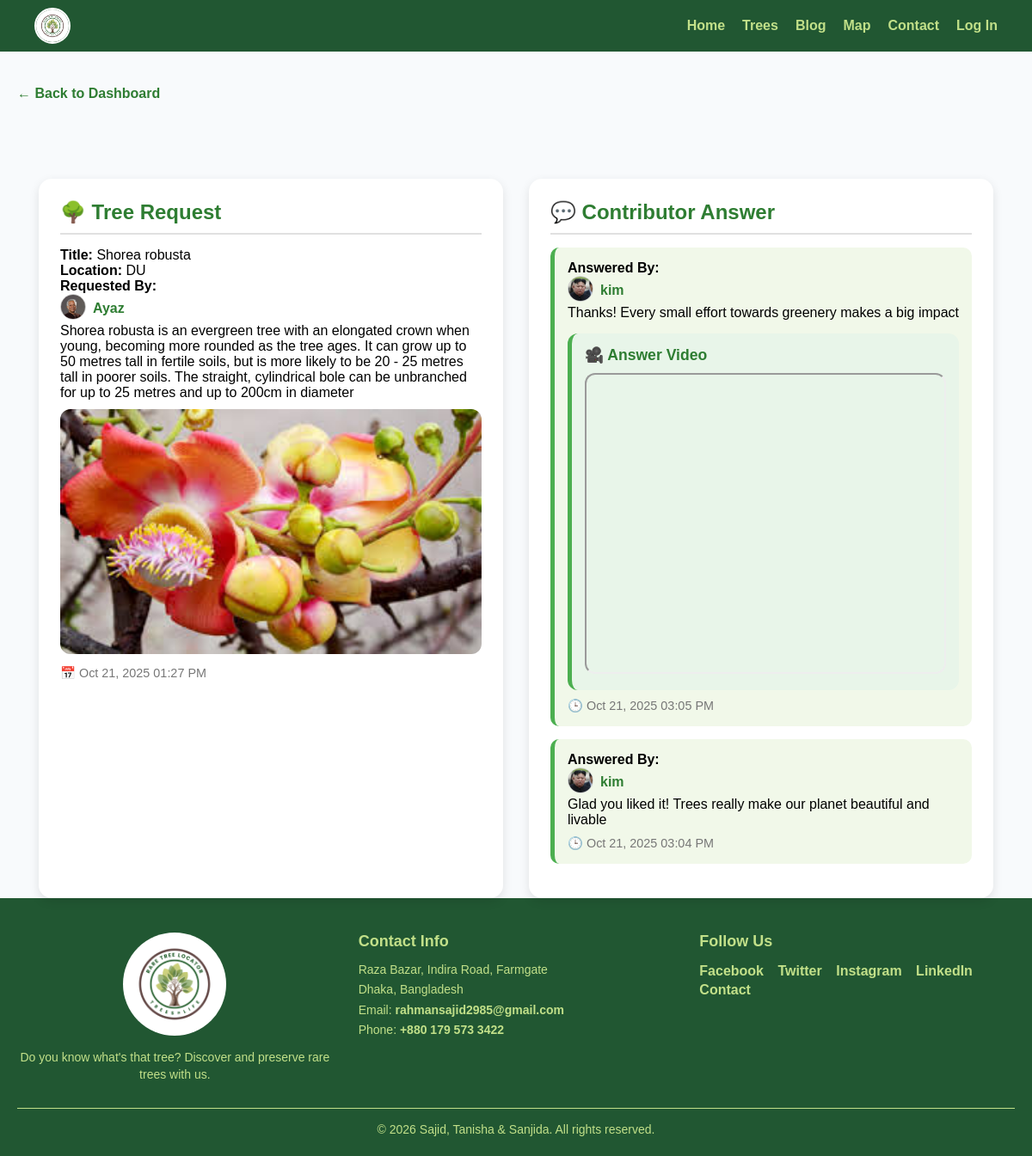
/dashboard/requests/18/answer/view/, run on the app's committed database.
### TreeApp/models.py (models this page shows, shortened)
class TreeRequest(models.Model):
    STATUS_CHOICES = [
        ("pending", "Pending"),
        ("answered", "Answered"),
    ]
    requester = models.ForeignKey(settings.AUTH_USER_MODEL, on_delete=models.CASCADE, related_name="tree_requests")
    title = models.CharField(max_length=255)
    description = models.TextField()
    location = models.CharField(max_length=255, blank=True, null=True)
    image = models.ImageField(upload_to="request_images/", blank=True, null=True)
    created_at = models.DateTimeField(default=timezone.now)
    status = models.CharField(max_length=20, choices=STATUS_CHOICES, default="pending")

class TreeAnswer(models.Model):
    tree_request = models.ForeignKey(
        "TreeRequest",
        on_delete=models.CASCADE,
        related_name="answers"
    )
    answered_by = models.ForeignKey(
        settings.AUTH_USER_MODEL,
        on_delete=models.CASCADE,
        related_name="answers_given"
    )
    response_text = models.TextField(default="", blank=False)  # ✅ Default avoids migration issues
    reference_image = models.ImageField(upload_to="answer_images/", blank=True, null=True)
    video_url = models.URLField(blank=True, null=True)
    external_url = models.URLField(blank=True, null=True)
    created_at = models.DateTimeField(default=timezone.now)
    def get_embed_url(self):
        if not self.video_url:
            return None
        url = self.video_url.strip()
        if "youtube.com/watch" in url:
            query = parse_qs(urlparse(url).query)
            video_id = query.get("v", [None])[0]
        elif "youtu.be" in url:
            video_id = urlparse(url).path[1:]
        else:
            return None
        if video_id:
            return f"https://www.youtube.com/embed/{video_id}"
        return None

### MyApp/models.py (models this page shows, shortened)
class Profile(models.Model):
    user = models.OneToOneField(User, on_delete=models.CASCADE)
    profile_pic = models.ImageField(
    upload_to="profile_pics/",
    default="profile_pics/default_profile.png"
)
    profession = models.CharField(max_length=100, blank=True, null=True)
    bio = models.TextField(blank=True, null=True)
    phone = models.CharField(max_length=30, blank=True, null=True)
    linkedin = models.URLField(blank=True, null=True)
    instagram = models.CharField(max_length=100, blank=True, null=True)
    twitter = models.CharField(max_length=100, blank=True, null=True)
    personal_website = models.URLField(blank=True, null=True)
    joined_date = models.DateTimeField(default=timezone.now)  # no auto_now_add for now

class User(AbstractUser):
    USER_TYPES = [
        ('common', 'Common User'),
        ('contributor', 'Contributor'),
    ]
    user_type = models.CharField(max_length=20, choices=USER_TYPES, default='common')
    profession = models.CharField(max_length=100, blank=True, null=True)

### TreeApp/views.py (the view)
# urls.py: path('dashboard/requests/<int:pk>/answer/view/', treeapp_views.view_submitted_answer, name='view_submitted_answer'),
def view_submitted_answer(request, pk):
    tree_request = get_object_or_404(TreeRequest, pk=pk)
    answers = tree_request.answers.all().order_by("-created_at")
    return render(request, "Request/view_submitted_answer.html", {
        "tree_request": tree_request,
        "answers": answers
    })

### templates/Request/view_submitted_answer.html (shortened to what this page needs)
{% load static %}
<!DOCTYPE html>
<html lang="en">
<head>
    <link rel="stylesheet" href="{% static 'css/Request/view_submitted_answer.css' %}">
</head>
<body>
    {% include 'Common/header.html' %}
    <a href="{% url 'dashboard' %}" class="back-link">&larr; Back to Dashboard</a>
    <div class="main-container">
        <div class="card request-card">
            <h2>🌳 Tree Request</h2>
            <hr>
            <p><strong>Title:</strong> {{ tree_request.title }}</p>
            <p><strong>Location:</strong> {{ tree_request.location }}</p>
            <p><strong>Requested By:</strong>
                <div class="user-link">
                    <div class="author-pic">
                        <img src="{% if tree_request.requester.profile.profile_pic %}{{ tree_request.requester.profile.profile_pic.url }}{% else %}{{ MEDIA_URL }}default_profile.png{% endif %}" alt="{{ tree_request.requester.username }}">
                    </div>
                    <a href="{% url 'profile_view' tree_request.requester.username %}" class="author-username">{{ tree_request.requester.username }}</a>
                </div>
            </p>
            <p>{{ tree_request.description }}</p>
            {% if tree_request.image %}
            <img src="{{ tree_request.image.url }}" class="req-img">
            {% endif %}
            <p class="timestamp">📅 {{ tree_request.created_at|date:"M d, Y h:i A" }}</p>
        </div>
        <div class="card answer-card">
            <h2>💬 Contributor Answer</h2>
            <hr>
            {% if answers %}
            {% for ans in answers %}
            <div class="answer-block">
                <p><strong>Answered By:</strong>
                    <div class="user-link">
                        <div class="author-pic">
                            <img src="{% if ans.answered_by.profile.profile_pic %}{{ ans.answered_by.profile.profile_pic.url }}{% else %}{{ MEDIA_URL }}default_profile.png{% endif %}" alt="{{ ans.answered_by.username }}">
                        </div>
                        <a href="{% url 'profile_view' ans.answered_by.username %}" class="author-username">{{ ans.answered_by.username }}</a>
                    </div>
                </p>
                <p>{{ ans.response_text }}</p>
                {% if ans.get_embed_url %}
                <div class="video-subcard">
                    <h3>🎥 Answer Video</h3>
                    <iframe src="{{ ans.get_embed_url }}" allowfullscreen></iframe>
                </div>
                {% endif %}
                <p class="timestamp">🕒 {{ ans.created_at|date:"M d, Y h:i A" }}</p>
            </div>
            {% endfor %}
            {% else %}
            <p class="no-ans">No answer submitted yet.</p>
            {% endif %}
        </div>
    </div>
    {% include 'Common/footer.html' %}
</body>
</html>

### static/CSS/Request/view_submitted_answer.css (style rules this page uses)
body { font-family: "Segoe UI", Arial, sans-serif; background-color: #f8fafc; margin: 0; padding-top: 80px; padding-bottom: 60px; }
.main-container { display: flex; flex-wrap: wrap; gap: 30px; justify-content: center; margin-top: 90px; position: relative; z-index: 1; }
.back-link { display: inline-block; margin-top: 100px; margin-left: 20px; z-index: 1001; position: relative; color: #2e7d32; font-weight: bold; text-decoration: none; }
.card { background: #fff; border-radius: 15px; box-shadow: 0 4px 12px rgba(0,0,0,0.1); padding: 25px; width: 45%; min-width: 380px; max-height: 80vh; overflow-y: auto; transition: transform 0.3s ease, box-shadow 0.3s ease; }
h2 { color: #2e7d32; margin-top: 0; }
hr { border: none; border-top: 2px solid #e0e0e0; margin: 10px 0 15px; }
.req-img, .ans-img { width: 100%; height: auto; max-height: 300px; object-fit: cover; border-radius: 12px; margin-top: 10px; }
.timestamp { color: #777; font-size: 0.9em; margin-top: 10px; }
.answer-block { background-color: #f1f8e9; padding: 15px; border-left: 5px solid #4caf50; border-radius: 10px; margin-bottom: 15px; }
.video-subcard { background-color: #e8f5e9; padding: 15px; border-left: 5px solid #4caf50; border-radius: 12px; margin-top: 15px; }
.video-subcard h3 { margin-top: 0; color: #2e7d32; font-size: 1.1rem; }
.video-subcard iframe { width: 100%; height: 350px; border-radius: 12px; margin-top: 10px; }
.user-link { display: flex; align-items: center; gap: 8px; }
.author-pic img { width: 30px; height: 30px; border-radius: 50%; object-fit: cover; border: 1px solid #ccc; }
.author-username { font-weight: bold; color: #2e7d32; text-decoration: none; }

### static/CSS/common/header.css (style rules this page uses)
* { margin: 0; padding: 0; box-sizing: border-box; }
body { font-family: Arial, sans-serif; min-height: 100vh; margin: 0; padding: 0; display: flex; flex-direction: column; }

### data on the page
TreeRequest: title "Shorea robusta", location "DU", requester.profile_pic (picture), requester.username "Ayaz", description "Shorea robusta is an evergreen tree with an elongated crown when young, becoming more rounded as the tree ages. It can grow up to 50 metres tall in fertile soils, but is more likely to be 20 - 25 metres tall in poorer soils. The straight, cylindrical bole can be unbranched for up to 25 metres and up to 200cm in diameter", image (picture), created_at "Oct 21, 2025 01:27 PM"
TreeAnswer: answered_by.profile_pic (picture), answered_by.username "kim", response_text "Thanks! Every small effort towards greenery makes a big impact", created_at "Oct 21, 2025 03:05 PM"
TreeAnswer: answered_by.profile_pic (picture), answered_by.username "kim", response_text "Glad you liked it! Trees really make our planet beautiful and livable", created_at "Oct 21, 2025 03:04 PM"
